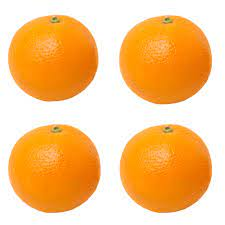
#> input picture notes/thresholding/image.jpeg, 225 x 225 px
$ python thresholding.py
#> lines starting #> are read from the running program, lines starting #| are printed output that depends on the picture
import numpy as np
import matplotlib.pyplot as plt
import cv2

# Load the image
image_path = "image.jpeg"
image = cv2.imread(image_path, cv2.IMREAD_GRAYSCALE)
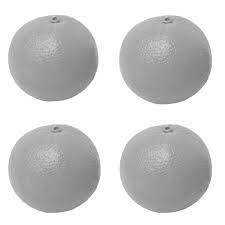
#> image: shape (225, 225); min 82, max 255, mean 206.7

# Compute the histogram
hist, bins = np.histogram(image.ravel(), bins=256, range=(0, 256))
#> hist = 256 values, max 20909 at index 255, min 0 at index 0, mean 197.8; bins = 257 values from 0 to 256

# Plot the original image and histogram
fig, ax = plt.subplots(1, 2, figsize=(12, 5))

ax[0].imshow(image, cmap='gray')
ax[0].set_title("Grayscale Image")
ax[0].axis("off")

ax[1].plot(hist, color='black')
ax[1].set_title("Histogram of Pixel Intensities")
ax[1].set_xlabel("Pixel Intensity")
ax[1].set_ylabel("Frequency")

plt.show()
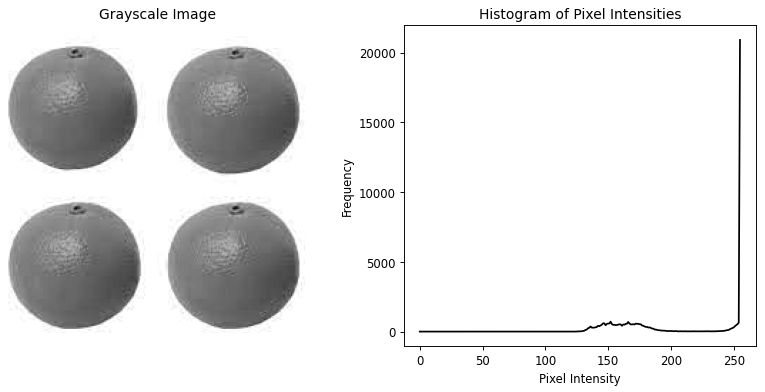
#> figure drawn by matplotlib, 2 panels; panel 2: curve peaks at x = 255, y = 20909
